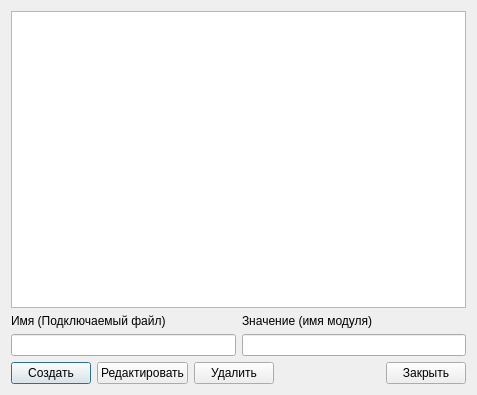
<?xml version="1.0" encoding="UTF-8"?>
<ui version="4.0">
 <class>ValueListDialog</class>
 <widget class="QDialog" name="ValueListDialog">
  <property name="geometry">
   <rect>
    <x>0</x>
    <y>0</y>
    <width>477</width>
    <height>395</height>
   </rect>
  </property>
  <property name="windowTitle">
   <string>Dialog</string>
  </property>
  <layout class="QVBoxLayout" name="verticalLayout_3">
   <item>
    <widget class="QTableViewEx" name="tableView">
     <property name="editTriggers">
      <set>QAbstractItemView::NoEditTriggers</set>
     </property>
     <property name="selectionMode">
      <enum>QAbstractItemView::SingleSelection</enum>
     </property>
     <property name="selectionBehavior">
      <enum>QAbstractItemView::SelectRows</enum>
     </property>
     <property name="verticalScrollMode">
      <enum>QAbstractItemView::ScrollPerPixel</enum>
     </property>
     <property name="horizontalScrollMode">
      <enum>QAbstractItemView::ScrollPerPixel</enum>
     </property>
     <attribute name="horizontalHeaderHighlightSections">
      <bool>false</bool>
     </attribute>
    </widget>
   </item>
   <item>
    <layout class="QHBoxLayout" name="horizontalLayout">
     <item>
      <layout class="QVBoxLayout" name="verticalLayout">
       <item>
        <widget class="QLabel" name="label_1">
         <property name="text">
          <string>Имя (Подключаемый файл)</string>
         </property>
        </widget>
       </item>
       <item>
        <widget class="QLineEdit" name="value_1"/>
       </item>
      </layout>
     </item>
     <item>
      <layout class="QVBoxLayout" name="verticalLayout_2">
       <item>
        <widget class="QLabel" name="label_2">
         <property name="text">
          <string>Значение (имя модуля)</string>
         </property>
        </widget>
       </item>
       <item>
        <widget class="QLineEdit" name="value_2"/>
       </item>
      </layout>
     </item>
    </layout>
   </item>
   <item>
    <layout class="QHBoxLayout" name="horizontalLayout_2">
     <item>
      <widget class="QPushButton" name="create">
       <property name="text">
        <string>Создать</string>
       </property>
      </widget>
     </item>
     <item>
      <widget class="QPushButton" name="edit">
       <property name="text">
        <string>Редактировать</string>
       </property>
      </widget>
     </item>
     <item>
      <widget class="QPushButton" name="remove">
       <property name="text">
        <string>Удалить</string>
       </property>
      </widget>
     </item>
     <item>
      <spacer name="horizontalSpacer">
       <property name="orientation">
        <enum>Qt::Horizontal</enum>
       </property>
       <property name="sizeHint" stdset="0">
        <size>
         <width>40</width>
         <height>20</height>
        </size>
       </property>
      </spacer>
     </item>
     <item>
      <widget class="QPushButton" name="close">
       <property name="text">
        <string>Закрыть</string>
       </property>
      </widget>
     </item>
    </layout>
   </item>
  </layout>
 </widget>
 <customwidgets>
  <customwidget>
   <class>QTableViewEx</class>
   <extends>QTableView</extends>
   <header>qtableviewex.h</header>
  </customwidget>
 </customwidgets>
 <resources/>
 <connections>
  <connection>
   <sender>close</sender>
   <signal>clicked()</signal>
   <receiver>ValueListDialog</receiver>
   <slot>accept()</slot>
   <hints>
    <hint type="sourcelabel">
     <x>357</x>
     <y>373</y>
    </hint>
    <hint type="destinationlabel">
     <x>202</x>
     <y>197</y>
    </hint>
   </hints>
  </connection>
 </connections>
</ui>
